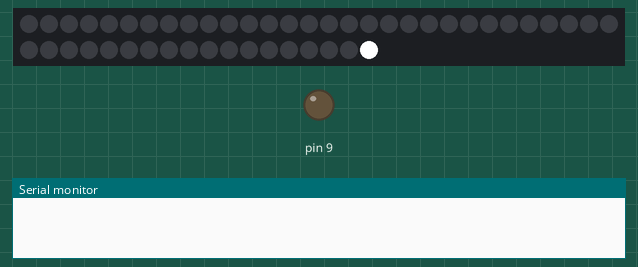
This sketch was run on a simulated Arduino Uno, built with avr-gcc and run on an emulated ATmega328P. Shown: 48 RGB LEDs in strip order, left to right, continuing on the next row, output pins drawn as LEDs (lit = HIGH), the last lines printed to the serial monitor.

Above: at 4.97 s.
At 39.31 s:
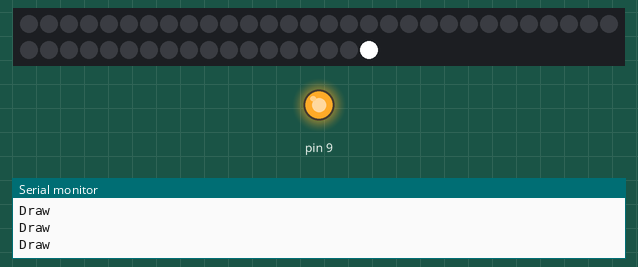
Timing chart, 0 to 40.0 s (numbered marks = the images above):
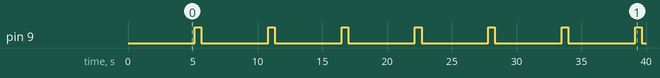

Measured:
- by itself, pin 9: alternates HIGH for 0.51 s and LOW for 5.2 s

The sketch:

LionBackPack.ino
```cpp
#include <Adafruit_NeoPixel.h>

#define PIN 7

// Parameter 1 = number of pixels in strip
// Parameter 2 = pin number (most are valid)
// Parameter 3 = pixel type flags, add together as needed:
//   NEO_RGB     Pixels are wired for RGB bitstream
//   NEO_GRB     Pixels are wired for GRB bitstream
//   NEO_KHZ400  400 KHz bitstream (e.g. FLORA pixels)
//   NEO_KHZ800  800 KHz bitstream (e.g. High Density LED strip)
Adafruit_NeoPixel strip = Adafruit_NeoPixel(48, PIN, NEO_GRB + NEO_KHZ800);

void setup() {
  Serial.begin(9600);

  strip.begin();
  strip.show(); // Initialize all pixels to 'off'
  //Serial.println("Done!");
}

void loop() {
  int r, g, b;
  r = g = b = 255;  // max power is 255.
  for (int i = 0; i < strip.numPixels(); ++i) {
     strip.setPixelColor(i, r, g, b);
     strip.show();
     delay(100);
     strip.setPixelColor(i, 0, 0, 0);
  }

  for (int i = 0; i < 256; ++i) {
    analogWrite(9, i);
    delay(1);
  }
  delay(250);
  for (int i = 0; i < 256; ++i) {
    analogWrite(9, 255 - i);
    delay(1);
  }


  analogWrite(9, 0);
  Serial.println("Draw");
}
```
